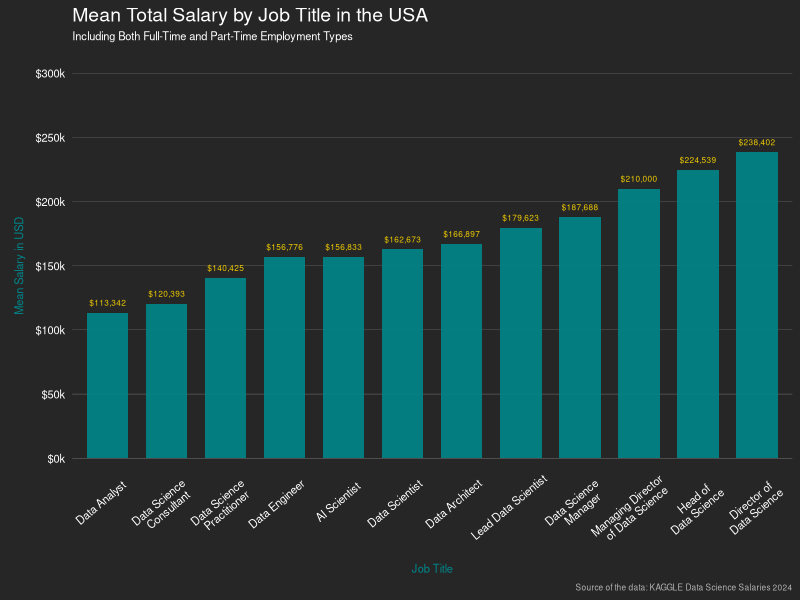

Generate this figure with R:
## ---- chunk 1
# Load necessary libraries for data manipulation and visualization
library(dplyr)
library(ggplot2)
library(scales)
## ---- chunk 2
# Read the dataset containing salary information
data <- read.csv("data/data_science_salaries.csv")
## ---- chunk 3
# Remove unnecessary columns: salary and salary_currency
mean_salary_plot_data <- data %>%
  select(-salary, -salary_currency)
## ---- chunk 4
# Filter data for specific job titles within the United States and calculate the mean salary
mean_salary_plot_data <- mean_salary_plot_data %>%
  filter(job_title %in% c('Data Scientist',
                          'Director of Data Science',
                          'Data Science Manager',
                          'Head of Data Science',
                          'Lead Data Scientist',
                          'Data Science Practitioner',
                          'Managing Director Data Science',
                          'Data Science Consultant',
                          'AI Scientist',
                          'Data Architect',
                          'Data Engineer',
                          'Data Analyst'),
         company_location == 'United States',
         employee_residence == 'United States') %>%
  group_by(job_title) %>%
  summarise(mean_salary = mean(salary_in_usd, na.rm = TRUE))
## ---- chunk 5
# Adjust job titles for better readability in the plot
mean_salary_plot_data$job_title <- gsub('Director of Data Science', 'Director of\nData Science', mean_salary_plot_data$job_title)
mean_salary_plot_data$job_title <- gsub("Data Science Manager", "Data Science\nManager", mean_salary_plot_data$job_title)
mean_salary_plot_data$job_title <- gsub('Data Science Practitioner', 'Data Science\nPractitioner', mean_salary_plot_data$job_title)
mean_salary_plot_data$job_title <- gsub('Managing Director Data Science', 'Managing Director\nof Data Science', mean_salary_plot_data$job_title)
mean_salary_plot_data$job_title <- gsub('Data Science Consultant', 'Data Science\nConsultant', mean_salary_plot_data$job_title)
mean_salary_plot_data$job_title <- gsub('Head of Data Science', 'Head of\nData Science', mean_salary_plot_data$job_title)
## ---- chunk 6
# Define a custom label function for formatting salary values as "$100k"
salary_label <- function(salary) {
  paste0("$", round(salary / 1000, 0), "k")
}
## ---- chunk 7
# Create a bar plot visualizing the mean total salary by job title in the USA, for both full-time and part-time employment types
mean_salary_plot <- mean_salary_plot_data %>%
  ggplot(aes(x = reorder(job_title, mean_salary), y = mean_salary)) +
  geom_col(width = 0.7, fill='turquoise4', alpha=0.9) + 
  geom_text(aes(label = scales::dollar(mean_salary)), vjust = -1, size = 2.1, color = "gold2") + 
  labs(title = "Mean Total Salary by Job Title in the USA",
       subtitle = "Including Both Full-Time and Part-Time Employment Types",
       x = "Job Title",
       y = "Mean Salary in USD\n",
       caption = "Source of the data: KAGGLE Data Science Salaries 2024") +
  theme_minimal() +
  scale_y_continuous(labels=salary_label, breaks = seq(0, 300000, 50000), limits=c(0, 300000)) +
  theme(axis.text.x = element_text(angle = 40, hjust = 0.7, vjust = 0.9, size = 8), 
        panel.grid.major.x = element_blank(),
        panel.grid.major.y = element_line(size=0.05),
        panel.grid.minor = element_blank(),
        plot.background = element_rect(fill='gray15', color="NA"),
        axis.text = element_text(color='white', size=8),
        plot.title = element_text(color='white', size=14),
        plot.subtitle = element_text(color='white', size=8, vjust=2),
        axis.title = element_text(color='turquoise4', size = 8),
        axis.title.y = element_text(vjust=-1.2),
        plot.caption = element_text(color='gray70', size=6))
## ---- chunk 8
# Display the plot
mean_salary_plot
